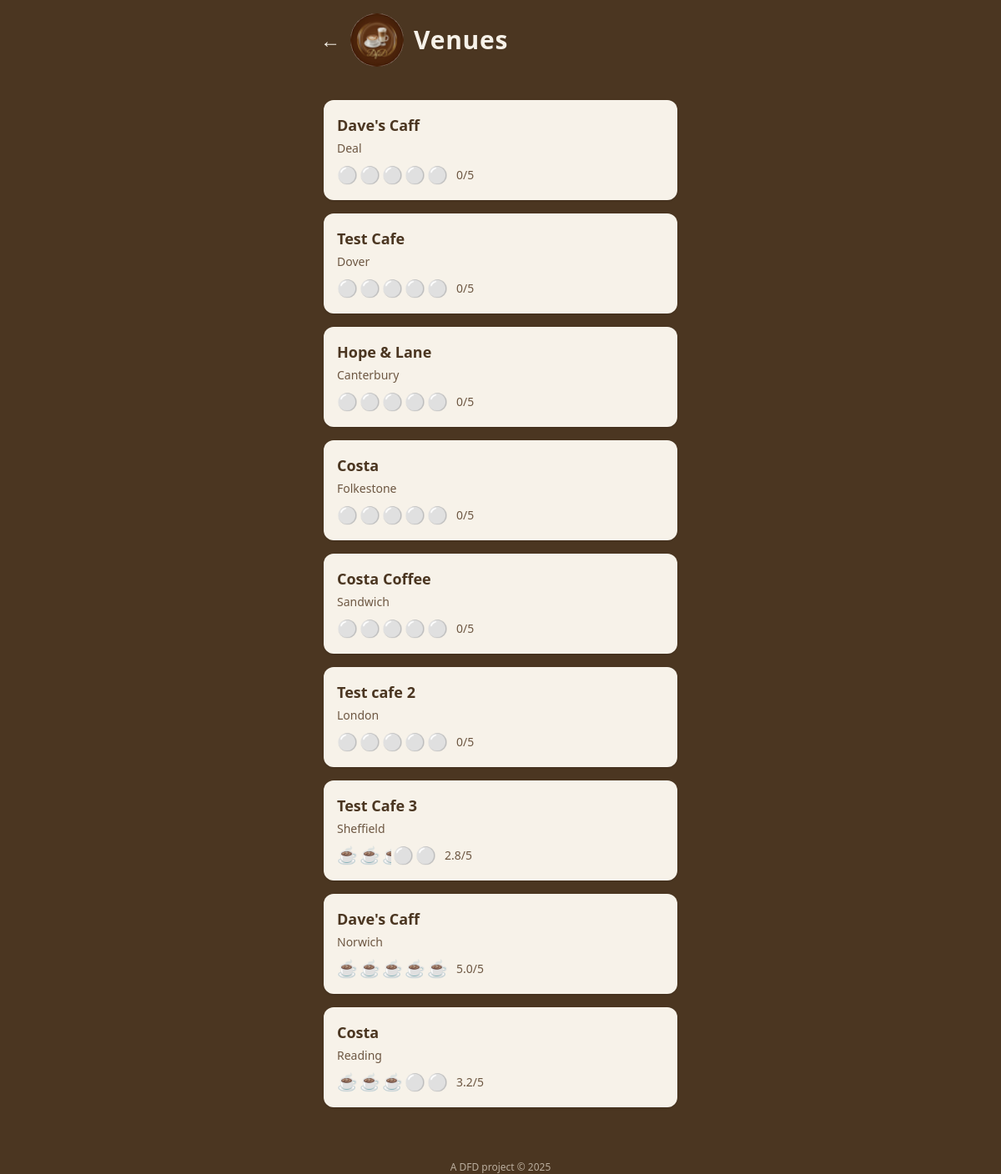
/venues, run on the app's committed database.
### app/models.py (models this page shows)
class Venue(Base):
    __tablename__ = "venues"
    id = Column(Integer, primary_key=True, index=True)
    name = Column(String, nullable=False)
    location = Column(String, nullable=False)
    latitude = Column(Float, nullable=True)
    longitude = Column(Float, nullable=True)
    created_at = Column(DateTime, default=datetime.utcnow)
    created_by = Column(String, nullable=True)
    avg_coffee = Column(Float, nullable=True)
    avg_cost = Column(Float, nullable=True)
    avg_service = Column(Float, nullable=True)
    avg_hygiene = Column(Float, nullable=True)
    avg_ambience = Column(Float, nullable=True)
    avg_food = Column(Float, nullable=True)
    avg_total_score = Column(Float, nullable=True)
    reviews = relationship("Review", back_populates="venue")

### app/main.py (the view)
@app.get("/venues", response_class=HTMLResponse)
def list_venues(request: Request, db: Session = Depends(get_db)):
    venues = db.query(models.Venue).all()
    back_url = "/"
    return templates.TemplateResponse(
        "venues.html",
        {
            "request": request,
            "venues": venues,
            "title": "Venues",
            "back_url": back_url,
        },
    )

### app/templates/venues.html
{% extends "base.html" %}
{% import "cup_macros.html" as cups %}
{% block content %}
{% if venues|length == 0 %}
<p class="text-[#e8dfd1] text-sm">No venues yet.</p>
{% else %}
<div class="flex flex-col gap-4">
    {% for v in venues %}
    <a href="/venues/{{ v.id }}"
       class="block bg-[#f7f2e9] rounded-xl p-4 shadow hover:bg-white transition">
        <h2 class="text-lg font-semibold text-[#4b3621] mb-1">
            {{ v.name }}
        </h2>
        <p class="text-sm text-[#6d5742] mb-2">
            {{ v.location }}
        </p>
        <div class="flex items-center">
            {{ cups.render_cups(v.avg_total_score or 0) }}
            <span class="text-[#6d5742] text-sm ml-2">
                {{ (v.avg_total_score or 0)|round(1) }}/5
            </span>
        </div>
    </a>
    {% endfor %}
</div>
{% endif %}
{% endblock %}

### app/templates/cup_macros.html
{% macro render_cups(avg) %}
    {% set full = avg|round(0, 'floor') %}
    {% set half = 1 if avg - full >= 0.5 else 0 %}
    {% set empty = 5 - full - half %}
    {% for i in range(full|int) %}
        <span class="text-xl mr-0.5">☕</span>
    {% endfor %}
    {% if half == 1 %}
        <span class="inline-block overflow-hidden text-xl mr-0.5"
              style="width: 0.55em;">☕</span>
    {% endif %}
    {% for i in range(empty|int) %}
        <span class="text-xl mr-0.5">⚪</span>
    {% endfor %}
{% endmacro %}

### data on the page
Venue: name "Dave's Caff", location "Deal", avg_total_score "0"
Venue: name "Test Cafe", location "Dover", avg_total_score "0"
Venue: name "Hope & Lane", location "Canterbury", avg_total_score "0"
Venue: name "Costa", location "Folkestone", avg_total_score "0"
Venue: name "Costa Coffee", location "Sandwich", avg_total_score "0"
Venue: name "Test cafe 2", location "London", avg_total_score "0"
Venue: name "Test Cafe 3", location "Sheffield", avg_total_score "2.8"
Venue: name "Dave's Caff", location "Norwich", avg_total_score "5.0"
Venue: name "Costa", location "Reading", avg_total_score "3.2"

### other printed values
{{ title }} "Venues"
